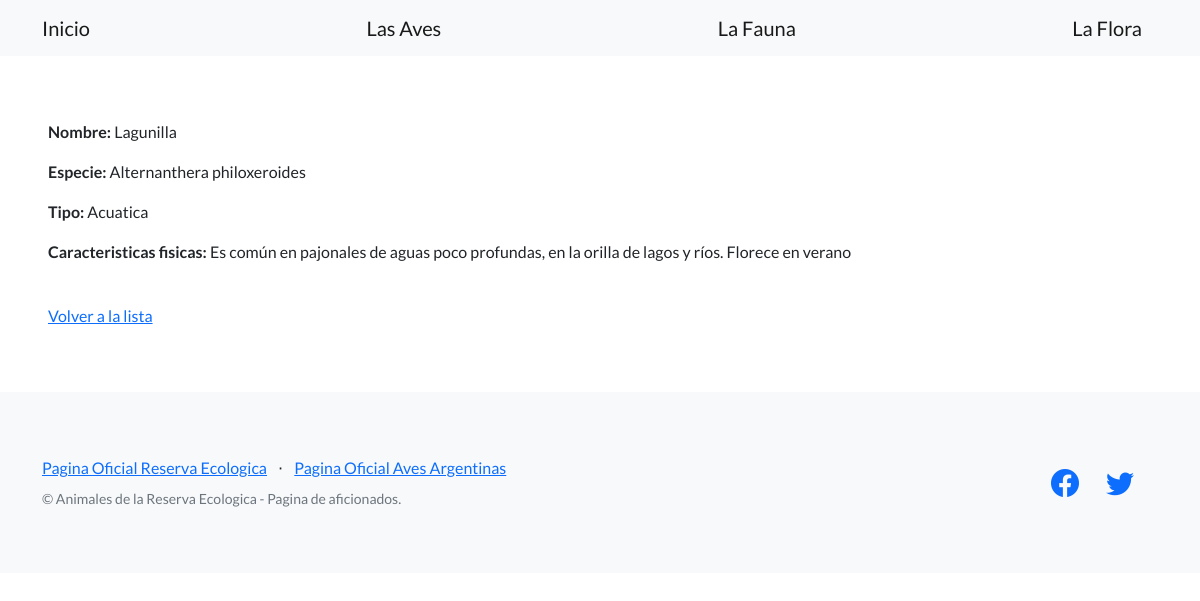
The app's page /animales/flora/1/ with its own data.
### aves_argentinas/models.py (models this page shows, shortened)
class Flora(models.Model):
    especie = models.CharField(max_length=200)
    nombre = models.CharField(max_length=200)
    tipo = models.CharField(max_length=200)
    caracteristicas = models.TextField()

### aves_argentinas/views.py (the view)
# urls.py: path('flora/<int:pk>/', FloraDetailView.as_view(), name="ver_flora"),
class FloraDetailView(DetailView):
   model = Flora
   success_url = reverse_lazy('lista_flora')

### aves_argentinas/templates/aves_argentinas/flora_detail.html
{% extends "base.html" %}
{% block contenido %}
<p>
 <strong>Nombre:</strong> {{object.nombre}}
</p>
<p>
 <strong>Especie:</strong> {{object.especie}}
</p>
<p>
 <strong>Tipo:</strong> {{object.tipo}}
</p>
<p>
 <strong>Caracteristicas fisicas:</strong> {{object.caracteristicas}}
</p>
<br>
<a href="{% url 'lista_flora' %}">Volver a la lista</a>
{% endblock contenido %}

### records on screen
Flora: nombre "Lagunilla", especie "Alternanthera philoxeroides", tipo "Acuatica", caracteristicas "Es común en pajonales de aguas poco profundas, en la orilla de lagos y ríos. Florece en verano"
